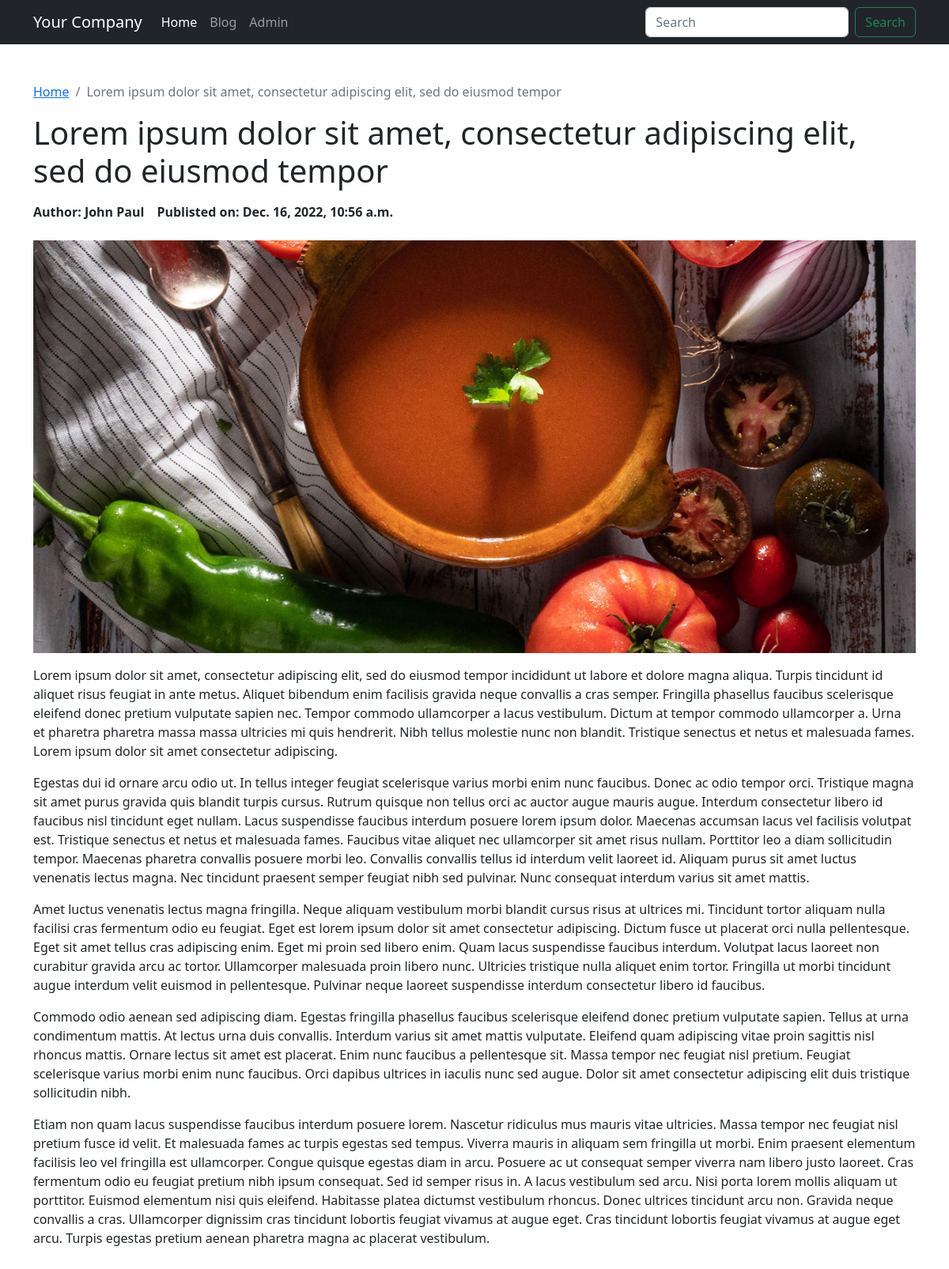
Screenshot of /blog/post/lorem-ipsum-dolor-sit-amet-consectetur-adipiscing-elit-sed-do-eiusmod-tempor with the database file from the repository.
### blog/models.py (models this page shows, shortened)
class Post(models.Model):
    STATUS_PUBLISHED = 1
    STATUS_DRAFT = 0
    STATUS_UNLISTED = -1
    status_choices = [
        (STATUS_PUBLISHED, 'Published'),
        (STATUS_DRAFT, 'Draft'),
        (STATUS_UNLISTED, 'Unlisted'),
    ]
    title = models.CharField(max_length=255)
    description = RichTextField()
    image = models.ImageField(upload_to = 'uploads/%Y/%m/%d/')
    author = models.ForeignKey(Author, on_delete=models.CASCADE)
    category = models.ManyToManyField(Category, related_name="posts", blank=True)
    slug = models.SlugField(max_length=255, unique=True)
    date_available = models.DateTimeField(default=timezone.now)
    sort_order = models.IntegerField(default=0)
    status = models.SmallIntegerField(default=STATUS_DRAFT, choices=status_choices)
    date_added = models.DateTimeField(default=timezone.now, editable=False)
    date_modified = models.DateTimeField(default=timezone.now, editable=False)

class Author(models.Model):
    first_name = models.CharField(max_length=60)
    last_name = models.CharField(max_length=60)
    email = models.EmailField(null=True, blank=True)
    def __str__(self):
        return self.first_name + ' ' + self.last_name

### blog/views.py (the view)
# urls.py: path('post/<slug:slug>', views.PostView.as_view(), name='post'),
class PostView(DetailView):
    template_name = 'blog/post.html'
    model = Post

### blog/templates/blog/post.html (shortened to what this page needs)
{% extends "base.html" %}
{% load static %}
{% block content %}
<div class="container py-5">
    <nav aria-label="breadcrumb">
        <ol class="breadcrumb">
            <li class="breadcrumb-item"><a href="{% url 'blog_home' %}">Home</a></li>
            <li class="breadcrumb-item active" aria-current="page">{{ post.title }}</li>
        </ol>
    </nav>
    <h1>{{ post.title }}</h1>
    <div class="d-flex py-2 fs-lg fw-bold mb-3">
        <div class="author me-3">Author: {{ post.author }}</div>
        <div class="date_publish">Publisted on: {{ post.date_available }}</div>
    </div>
    <img class="img-fluid mb-3" src="{% static post.image %}" alt="{{ post.title }}" />
    <div class="description">{{ post.description|safe }}</div>
</div>
{% endblock content %}

### rows the page displays
Post: title "Lorem ipsum dolor sit amet, consectetur adipiscing elit, sed do eiusmod tempor", author "John Paul", date_available "Dec. 16, 2022, 10:56 a.m.", image (picture), description "Lorem ipsum dolor sit amet, consectetur adipiscing elit, sed do eiusmod tempor incididunt ut labore et dolore magna aliqua. Turpis tincidunt id aliquet risus feugiat in ante metus. Aliquet bibendum enim facilisis gravida neque convallis a cras semper. Fringilla phasellus faucibus scelerisque eleifend donec pretium vulputate sapien nec. Tempor commodo ullamcorper a lacus vestibulum. Dictum at tempor commodo ullamcorper a. Urna et pharetra pharetra massa massa ultricies mi quis hendrerit. Nibh tellus molestie nunc non blandit. Tristique senectus et netus et malesuada fames. Lorem ipsum dolor sit amet consectetur adipiscing. Egestas dui id ornare arcu odio ut. In tellus integer feugiat…"
